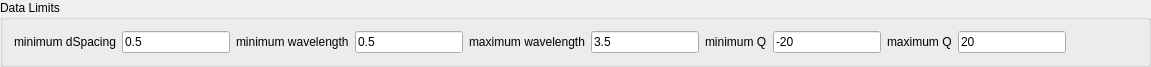
  <widget class="QGroupBox" name="groupBox_4">
   <property name="geometry">
    <rect>
     <x>9</x>
     <y>207</y>
     <width>1151</width>
     <height>56</height>
    </rect>
   </property>
   <property name="title">
    <string>Data Limits</string>
   </property>
   <layout class="QHBoxLayout" name="horizontalLayout_4">
    <item>
     <widget class="QLabel" name="label_22">
      <property name="text">
       <string>minimum dSpacing</string>
      </property>
     </widget>
    </item>
    <item>
     <widget class="QLineEdit" name="mindSpacing_ledt">
      <property name="enabled">
       <bool>true</bool>
      </property>
      <property name="sizePolicy">
       <sizepolicy hsizetype="Fixed" vsizetype="Fixed">
        <horstretch>0</horstretch>
        <verstretch>0</verstretch>
       </sizepolicy>
      </property>
      <property name="minimumSize">
       <size>
        <width>0</width>
        <height>0</height>
       </size>
      </property>
      <property name="maximumSize">
       <size>
        <width>16777215</width>
        <height>16777215</height>
       </size>
      </property>
      <property name="sizeIncrement">
       <size>
        <width>0</width>
        <height>0</height>
       </size>
      </property>
      <property name="baseSize">
       <size>
        <width>0</width>
        <height>0</height>
       </size>
      </property>
      <property name="palette">
       <palette>
        <active/>
        <inactive/>
        <disabled/>
       </palette>
      </property>
      <property name="font">
       <font/>
      </property>
      <property name="cursor">
       <cursorShape>IBeamCursor</cursorShape>
      </property>
      <property name="mouseTracking">
       <bool>true</bool>
      </property>
      <property name="focusPolicy">
       <enum>Qt::StrongFocus</enum>
      </property>
      <property name="contextMenuPolicy">
       <enum>Qt::DefaultContextMenu</enum>
      </property>
      <property name="updatesEnabled">
       <bool>true</bool>
      </property>
      <property name="visible">
       <bool>true</bool>
      </property>
      <property name="acceptDrops">
       <bool>true</bool>
      </property>
      <property name="windowTitle">
       <string/>
      </property>
      <property name="windowIconText">
       <string/>
      </property>
      <property name="windowOpacity">
       <double>1.000000000000000</double>
      </property>
      <property name="windowModified">
       <bool>false</bool>
      </property>
      <property name="toolTip">
       <string>Minimum d-spacing</string>
      </property>
      <property name="statusTip">
       <string/>
      </property>
      <property name="whatsThis">
       <string/>
      </property>
      <property name="accessibleName">
       <string/>
      </property>
      <property name="accessibleDescription">
       <string/>
      </property>
      <property name="layoutDirection">
       <enum>Qt::LeftToRight</enum>
      </property>
      <property name="autoFillBackground">
       <bool>false</bool>
      </property>
      <property name="styleSheet">
       <string notr="true"/>
      </property>
      <property name="locale">
       <locale language="English" country="UnitedStates"/>
      </property>
      <property name="windowFilePath">
       <string/>
      </property>
      <property name="inputMethodHints">
       <set>Qt::ImhNone</set>
      </property>
      <property name="inputMask">
       <string/>
      </property>
      <property name="text">
       <string>0.5</string>
      </property>
      <property name="maxLength">
       <number>32767</number>
      </property>
      <property name="frame">
       <bool>true</bool>
      </property>
      <property name="echoMode">
       <enum>QLineEdit::Normal</enum>
      </property>
      <property name="cursorPosition">
       <number>3</number>
      </property>
      <property name="modified">
       <bool>false</bool>
      </property>
      <property name="dragEnabled">
       <bool>false</bool>
      </property>
      <property name="readOnly">
       <bool>false</bool>
      </property>
      <property name="placeholderText">
       <string/>
      </property>
      <property name="cursorMoveStyle">
       <enum>Qt::LogicalMoveStyle</enum>
      </property>
     </widget>
    </item>
    <item>
     <widget class="QLabel" name="label_21">
      <property name="text">
       <string>minimum wavelength</string>
      </property>
     </widget>
    </item>
    <item>
     <widget class="QLineEdit" name="minWavelength_ledt">
      <property name="enabled">
       <bool>true</bool>
      </property>
      <property name="sizePolicy">
       <sizepolicy hsizetype="Fixed" vsizetype="Fixed">
        <horstretch>0</horstretch>
        <verstretch>0</verstretch>
       </sizepolicy>
      </property>
      <property name="minimumSize">
       <size>
        <width>0</width>
        <height>0</height>
       </size>
      </property>
      <property name="maximumSize">
       <size>
        <width>16777215</width>
        <height>16777215</height>
       </size>
      </property>
      <property name="sizeIncrement">
       <size>
        <width>0</width>
        <height>0</height>
       </size>
      </property>
      <property name="baseSize">
       <size>
        <width>0</width>
        <height>0</height>
       </size>
      </property>
      <property name="palette">
       <palette>
        <active/>
        <inactive/>
        <disabled/>
       </palette>
      </property>
      <property name="font">
       <font/>
      </property>
      <property name="cursor">
       <cursorShape>IBeamCursor</cursorShape>
      </property>
      <property name="mouseTracking">
       <bool>true</bool>
      </property>
      <property name="focusPolicy">
       <enum>Qt::StrongFocus</enum>
      </property>
      <property name="contextMenuPolicy">
       <enum>Qt::DefaultContextMenu</enum>
      </property>
      <property name="updatesEnabled">
       <bool>true</bool>
      </property>
      <property name="visible">
       <bool>true</bool>
      </property>
      <property name="acceptDrops">
       <bool>true</bool>
      </property>
      <property name="windowTitle">
       <string/>
      </property>
      <property name="windowIconText">
       <string/>
      </property>
      <property name="windowOpacity">
       <double>1.000000000000000</double>
      </property>
      <property name="windowModified">
       <bool>false</bool>
      </property>
      <property name="toolTip">
       <string>Minimum wavelength</string>
      </property>
      <property name="statusTip">
       <string/>
      </property>
      <property name="whatsThis">
       <string/>
      </property>
      <property name="accessibleName">
       <string/>
      </property>
      <property name="accessibleDescription">
       <string/>
      </property>
      <property name="layoutDirection">
       <enum>Qt::LeftToRight</enum>
      </property>
      <property name="autoFillBackground">
       <bool>false</bool>
      </property>
      <property name="styleSheet">
       <string notr="true"/>
      </property>
      <property name="locale">
       <locale language="English" country="UnitedStates"/>
      </property>
      <property name="windowFilePath">
       <string/>
      </property>
      <property name="inputMethodHints">
       <set>Qt::ImhNone</set>
      </property>
      <property name="inputMask">
       <string/>
      </property>
      <property name="text">
       <string>0.5</string>
      </property>
      <property name="maxLength">
       <number>32767</number>
      </property>
      <property name="frame">
       <bool>true</bool>
      </property>
      <property name="echoMode">
       <enum>QLineEdit::Normal</enum>
      </property>
      <property name="cursorPosition">
       <number>3</number>
      </property>
      <property name="modified">
       <bool>false</bool>
      </property>
      <property name="dragEnabled">
       <bool>false</bool>
      </property>
      <property name="readOnly">
       <bool>false</bool>
      </property>
      <property name="placeholderText">
       <string/>
      </property>
      <property name="cursorMoveStyle">
       <enum>Qt::LogicalMoveStyle</enum>
      </property>
     </widget>
    </item>
    <item>
     <widget class="QLabel" name="label_20">
      <property name="text">
       <string>maximum wavelength</string>
      </property>
     </widget>
    </item>
    <item>
     <widget class="QLineEdit" name="maxWavelength_ledt">
      <property name="enabled">
       <bool>true</bool>
      </property>
      <property name="sizePolicy">
       <sizepolicy hsizetype="Fixed" vsizetype="Fixed">
        <horstretch>0</horstretch>
        <verstretch>0</verstretch>
       </sizepolicy>
      </property>
      <property name="minimumSize">
       <size>
        <width>0</width>
        <height>0</height>
       </size>
      </property>
      <property name="maximumSize">
       <size>
        <width>16777215</width>
        <height>16777215</height>
       </size>
      </property>
      <property name="sizeIncrement">
       <size>
        <width>0</width>
        <height>0</height>
       </size>
      </property>
      <property name="baseSize">
       <size>
        <width>0</width>
        <height>0</height>
       </size>
      </property>
      <property name="palette">
       <palette>
        <active/>
        <inactive/>
        <disabled/>
       </palette>
      </property>
      <property name="font">
       <font/>
      </property>
      <property name="cursor">
       <cursorShape>IBeamCursor</cursorShape>
      </property>
      <property name="mouseTracking">
       <bool>true</bool>
      </property>
      <property name="focusPolicy">
       <enum>Qt::StrongFocus</enum>
      </property>
      <property name="contextMenuPolicy">
       <enum>Qt::DefaultContextMenu</enum>
      </property>
      <property name="updatesEnabled">
       <bool>true</bool>
      </property>
      <property name="visible">
       <bool>true</bool>
      </property>
      <property name="acceptDrops">
       <bool>true</bool>
      </property>
      <property name="windowTitle">
       <string/>
      </property>
      <property name="windowIconText">
       <string/>
      </property>
      <property name="windowOpacity">
       <double>1.000000000000000</double>
      </property>
      <property name="windowModified">
       <bool>false</bool>
      </property>
      <property name="toolTip">
       <string>Maximum wavelength</string>
      </property>
      <property name="statusTip">
       <string/>
      </property>
      <property name="whatsThis">
       <string/>
      </property>
      <property name="accessibleName">
       <string/>
      </property>
      <property name="accessibleDescription">
       <string/>
      </property>
      <property name="layoutDirection">
       <enum>Qt::LeftToRight</enum>
      </property>
      <property name="autoFillBackground">
       <bool>false</bool>
      </property>
      <property name="styleSheet">
       <string notr="true"/>
      </property>
      <property name="locale">
       <locale language="English" country="UnitedStates"/>
      </property>
      <property name="windowFilePath">
       <string/>
      </property>
      <property name="inputMethodHints">
       <set>Qt::ImhNone</set>
      </property>
      <property name="inputMask">
       <string/>
      </property>
      <property name="text">
       <string>3.5</string>
      </property>
      <property name="maxLength">
       <number>32767</number>
      </property>
      <property name="frame">
       <bool>true</bool>
      </property>
      <property name="echoMode">
       <enum>QLineEdit::Normal</enum>
      </property>
      <property name="cursorPosition">
       <number>3</number>
      </property>
      <property name="modified">
       <bool>false</bool>
      </property>
      <property name="dragEnabled">
       <bool>false</bool>
      </property>
      <property name="readOnly">
       <bool>false</bool>
      </property>
      <property name="placeholderText">
       <string/>
      </property>
      <property name="cursorMoveStyle">
       <enum>Qt::LogicalMoveStyle</enum>
      </property>
     </widget>
    </item>
    <item>
     <widget class="QLabel" name="label_19">
      <property name="text">
       <string>minimum Q</string>
      </property>
     </widget>
    </item>
    <item>
     <widget class="QLineEdit" name="minQspace_ledt">
      <property name="enabled">
       <bool>true</bool>
      </property>
      <property name="sizePolicy">
       <sizepolicy hsizetype="Fixed" vsizetype="Fixed">
        <horstretch>0</horstretch>
        <verstretch>0</verstretch>
       </sizepolicy>
      </property>
      <property name="minimumSize">
       <size>
        <width>0</width>
        <height>0</height>
       </size>
      </property>
      <property name="maximumSize">
       <size>
        <width>16777215</width>
        <height>16777215</height>
       </size>
      </property>
      <property name="sizeIncrement">
       <size>
        <width>0</width>
        <height>0</height>
       </size>
      </property>
      <property name="baseSize">
       <size>
        <width>0</width>
        <height>0</height>
       </size>
      </property>
      <property name="palette">
       <palette>
        <active/>
        <inactive/>
        <disabled/>
       </palette>
      </property>
      <property name="font">
       <font/>
      </property>
      <property name="cursor">
       <cursorShape>IBeamCursor</cursorShape>
      </property>
      <property name="mouseTracking">
       <bool>true</bool>
      </property>
      <property name="focusPolicy">
       <enum>Qt::StrongFocus</enum>
      </property>
      <property name="contextMenuPolicy">
       <enum>Qt::DefaultContextMenu</enum>
      </property>
      <property name="updatesEnabled">
       <bool>true</bool>
      </property>
      <property name="visible">
       <bool>true</bool>
      </property>
      <property name="acceptDrops">
       <bool>true</bool>
      </property>
      <property name="windowTitle">
       <string/>
      </property>
      <property name="windowIconText">
       <string/>
      </property>
      <property name="windowOpacity">
       <double>1.000000000000000</double>
      </property>
      <property name="windowModified">
       <bool>false</bool>
      </property>
      <property name="toolTip">
       <string>Minimum Qx, Qy, Qz</string>
      </property>
      <property name="statusTip">
       <string/>
      </property>
      <property name="whatsThis">
       <string/>
      </property>
      <property name="accessibleName">
       <string/>
      </property>
      <property name="accessibleDescription">
       <string/>
      </property>
      <property name="layoutDirection">
       <enum>Qt::LeftToRight</enum>
      </property>
      <property name="autoFillBackground">
       <bool>false</bool>
      </property>
      <property name="styleSheet">
       <string notr="true"/>
      </property>
      <property name="locale">
       <locale language="English" country="UnitedStates"/>
      </property>
      <property name="windowFilePath">
       <string/>
      </property>
      <property name="inputMethodHints">
       <set>Qt::ImhNone</set>
      </property>
      <property name="inputMask">
       <string/>
      </property>
      <property name="text">
       <string>-20</string>
      </property>
      <property name="maxLength">
       <number>32767</number>
      </property>
      <property name="frame">
       <bool>true</bool>
      </property>
      <property name="echoMode">
       <enum>QLineEdit::Normal</enum>
      </property>
      <property name="cursorPosition">
       <number>3</number>
      </property>
      <property name="modified">
       <bool>false</bool>
      </property>
      <property name="dragEnabled">
       <bool>false</bool>
      </property>
      <property name="readOnly">
       <bool>false</bool>
      </property>
      <property name="placeholderText">
       <string/>
      </property>
      <property name="cursorMoveStyle">
       <enum>Qt::LogicalMoveStyle</enum>
      </property>
     </widget>
    </item>
    <item>
     <widget class="QLabel" name="label_18">
      <property name="text">
       <string>maximum Q</string>
      </property>
     </widget>
    </item>
    <item>
     <widget class="QLineEdit" name="maxQspace_ledt">
      <property name="enabled">
       <bool>true</bool>
      </property>
      <property name="sizePolicy">
       <sizepolicy hsizetype="Fixed" vsizetype="Fixed">
        <horstretch>0</horstretch>
        <verstretch>0</verstretch>
       </sizepolicy>
      </property>
      <property name="minimumSize">
       <size>
        <width>0</width>
        <height>0</height>
       </size>
      </property>
      <property name="maximumSize">
       <size>
        <width>16777215</width>
        <height>16777215</height>
       </size>
      </property>
      <property name="sizeIncrement">
       <size>
        <width>0</width>
        <height>0</height>
       </size>
      </property>
      <property name="baseSize">
       <size>
        <width>0</width>
        <height>0</height>
       </size>
      </property>
      <property name="palette">
       <palette>
        <active/>
        <inactive/>
        <disabled/>
       </palette>
      </property>
      <property name="font">
       <font/>
      </property>
      <property name="cursor">
       <cursorShape>IBeamCursor</cursorShape>
      </property>
      <property name="mouseTracking">
       <bool>true</bool>
      </property>
      <property name="focusPolicy">
       <enum>Qt::StrongFocus</enum>
      </property>
      <property name="contextMenuPolicy">
       <enum>Qt::DefaultContextMenu</enum>
      </property>
      <property name="updatesEnabled">
       <bool>true</bool>
      </property>
      <property name="visible">
       <bool>true</bool>
      </property>
      <property name="acceptDrops">
       <bool>true</bool>
      </property>
      <property name="windowTitle">
       <string/>
      </property>
      <property name="windowIconText">
       <string/>
      </property>
      <property name="windowOpacity">
       <double>1.000000000000000</double>
      </property>
      <property name="windowModified">
       <bool>false</bool>
      </property>
      <property name="toolTip">
       <string>Maximum Qx, Qy, Qz</string>
      </property>
      <property name="statusTip">
       <string/>
      </property>
      <property name="whatsThis">
       <string/>
      </property>
      <property name="accessibleName">
       <string/>
      </property>
      <property name="accessibleDescription">
       <string/>
      </property>
      <property name="layoutDirection">
       <enum>Qt::LeftToRight</enum>
      </property>
      <property name="autoFillBackground">
       <bool>false</bool>
      </property>
      <property name="styleSheet">
       <string notr="true"/>
      </property>
      <property name="locale">
       <locale language="English" country="UnitedStates"/>
      </property>
      <property name="windowFilePath">
       <string/>
      </property>
      <property name="inputMethodHints">
       <set>Qt::ImhNone</set>
      </property>
      <property name="inputMask">
       <string/>
      </property>
      <property name="text">
       <string>20</string>
      </property>
      <property name="maxLength">
       <number>32767</number>
      </property>
      <property name="frame">
       <bool>true</bool>
      </property>
      <property name="echoMode">
       <enum>QLineEdit::Normal</enum>
      </property>
      <property name="cursorPosition">
       <number>2</number>
      </property>
      <property name="modified">
       <bool>false</bool>
      </property>
      <property name="dragEnabled">
       <bool>false</bool>
      </property>
      <property name="readOnly">
       <bool>false</bool>
      </property>
      <property name="placeholderText">
       <string/>
      </property>
      <property name="cursorMoveStyle">
       <enum>Qt::LogicalMoveStyle</enum>
      </property>
     </widget>
    </item>
    <item>
     <spacer name="horizontalSpacer_6">
      <property name="orientation">
       <enum>Qt::Horizontal</enum>
      </property>
      <property name="sizeHint" stdset="0">
       <size>
        <width>40</width>
        <height>20</height>
       </size>
      </property>
     </spacer>
    </item>
   </layout>
  </widget>
